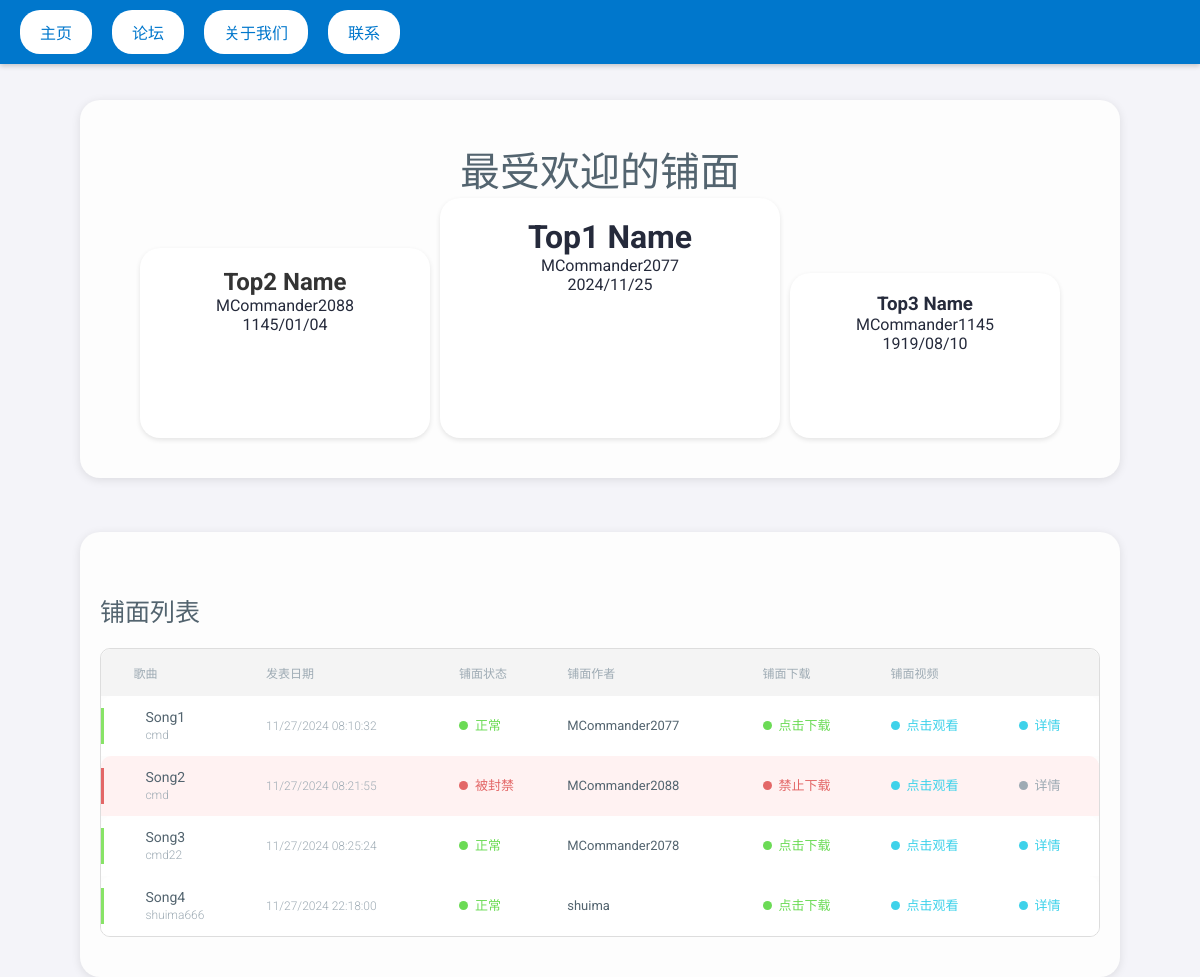
The page / on the database its author committed.
### index/models.py (models this page shows, shortened)
class Level(models.Model):
    status = models.BooleanField(default=True)
    song_name = models.CharField(max_length=200)
    song_author = models.CharField(max_length=200)
    pub_date = models.DateTimeField('date published')
    level_author = models.CharField(max_length=100)
    dl_link = models.CharField(max_length=250)
    vd_link = models.CharField(max_length=250)

### index/views.py (the view)
# urls.py: path('', index, name='index'),
def index(request):
    objects = Level.objects.all()
    posts = []
    for post in objects:
        posts.append(
            {
                'id': post.id,
                'song_name': post.song_name,
                'song_author': post.song_author,
                'pub_date': post.pub_date.strftime('%m/%d/%Y  %H:%M:%S'),
                'status': post.status,
                'level_author': post.level_author,
                'dl_link': post.dl_link,
                'vd_link': post.vd_link,
            }
        )
    context = {
        'date': datetime.date.today(),
        'TOP1': {'title': 'Top1 Name', 'pub_date': '2024/11/25', 'author': 'MCommander2077', 'href': '.'},
        'TOP2': {'title': 'Top2 Name', 'pub_date': '1145/01/04', 'author': 'MCommander2088', 'href': '.'},
        'TOP3': {'title': 'Top3 Name', 'pub_date': '1919/08/10', 'author': 'MCommander1145', 'href': '.'},
        'posts': posts,
    }
    return render(request, "index.html", context)

### templates/index.html (shortened to what this page needs)
{% load static %}
<!DOCTYPE html>
<html lang="en">
<head>
    <link rel="stylesheet" href="{% static 'css/table.css' %}">
    <link rel="stylesheet" href="{% static 'css/index.css' %}">
</head>
<body>
<div class="navbar">
    <button>主页</button>
    <button>论坛</button>
    <button>关于我们</button>
    <button>联系</button>
</div>
<br><br>
<div class="container">
    <div class="popular-section">
        <h1 class="row__title">最受欢迎的铺面</h1>
        <div class="popular-posts">
            <a href="{{ TOP2.href }}" style="text-decoration: none;color: inherit;">
                <div class="post medium">
                    <h2>{{ TOP2.title }}</h2>
                    <p>{{ TOP2.author }}</p>
                    <p>{{ TOP2.pub_date }}</p>
                </div>
            </a>
            <a href="{{ TOP1.href }}" style="text-decoration: none;color: inherit;">
                <div class="post large">
                    <h1>{{ TOP1.title }}</h1>
                    <p>{{ TOP1.author }}</p>
                    <p>{{ TOP1.pub_date }}</p>
                </div>
            </a>
            <a href="{{ TOP3.href }}" style="text-decoration: none;color: inherit;">
                <div class="post small">
                    <h3>{{ TOP3.title }}</h3>
                    <p>{{ TOP3.author }}</p>
                    <p>{{ TOP3.pub_date }}</p>
                </div>
            </a>
        </div>
    </div>
</div>
<br><br><br>
<div class="container">
    <div class="row row--top-40">
        <div class="col-md-12">
            <h2 class="row__subtitle">铺面列表</h2>
        </div>
    </div>
    <div class="row row--top-20">
        <div class="col-md-12">
            <div class="table-container">
                <table class="table">
                    <thead class="table__thead">
                    <tr>
                        <th class="table__th"></th>
                        <th class="table__th">歌曲</th>
                        <th class="table__th">发表日期</th>
                        <th class="table__th">铺面状态</th>
                        <th class="table__th">铺面作者</th>
                        <th class="table__th">铺面下载</th>
                        <th class="table__th">铺面视频</th>
                        <th class="table__th"></th>
                    </tr>
                    </thead>
                    <tbody class="table__tbody">
                    {% for post in posts %}
                        {% if post.status %}
                            <tr class="table-row">
                                <td class="table-row__td">
                                    <div class="table-row--active"></div>
                                </td>
                                {% else %}
                            <tr class="table-row table-row--red">
                            <td class="table-row__td">
                                <div class="table-row--overdue"></div>
                            </td>
                        {% endif %}
                    <td class="table-row__td">
                        <div class="table-row__info">
                            <p class="table-row__name">{{ post.song_name }}</p>
                            <span class="table-row__small">{{ post.song_author }}</span>
                        </div>
                    </td>
                    <td data-column="Policy" class="table-row__td">
                        <div class="">
                            <span class="table-row__small">{{ post.pub_date }}</span>
                        </div>
                    </td>
                    {% if post.status %}
                        <td data-column="Policy status" class="table-row__td">
                            <p class="table-row__p-status status--green status">正常</p>
                        </td>
                    {% else %}
                        <td data-column="Policy status" class="table-row__td">
                            <p class="table-row__p-status status--red status">被封禁</p>
                        </td>
                    {% endif %}
                    <td data-column="Destination" class="table-row__td">
                        {{ post.level_author }}
                    </td>
                    {% if post.dl_link %}
                        {% if post.status %}
                            <td data-column="Status" class="table-row__td">
                                <a href="{{ post.dl_link }}">
                                    <p class="table-row__status status--green status">点击下载</p>
                                </a>
                            </td>
                        {% else %}
                            <td data-column="Status" class="table-row__td">
                                <p class="table-row__status status--red status">禁止下载</p>
                            </td>
                        {% endif %}
                    {% else %}
                        <td data-column="Status" class="table-row__td">
                            <p class="table-row__status status--grey status">暂无下载</p>
                        </td>
                    {% endif %}
                    {% if post.vd_link %}
                        <td data-column="Progress" class="table-row__td">
                            <a href="{{ post.vd_link }}">
                                <p class="table-row__progress status--blue status">点击观看</p>
                            </a>
                        </td>
                    {% else %}
                        <td data-column="Progress" class="table-row__td">
                            <p class="table-row__progress status--grey status">暂无视频</p>
                        </td>
                    {% endif %}
                    {% if post.status %}
                        <td class="table-row__td"><a href="./info/{{ post.id }}">
                            <p class="table-row__progress status--blue status">详情</p></a>
                        </td>
                    {% else %}
                        <td class="table-row__td">
                            <p class="table-row__progress status--grey status">详情</p></a>
                        </td>
                    {% endif %}
                    </tr>
                    {% endfor %}
                </table>
            </div>
        </div>
    </div>
</div>
</body>
</html>

### static/css/table.css (style rules this page uses)
* { margin: 0; padding: 0; font-family: 'Roboto', sans-serif; }
html, body { display: table; height: 100%; width: 100%; color: #252a3b; background-color: #f8f8f8; }
.row__title { color: #53646f; font-weight: 400; font-size: 40px; margin: 0; }
.row__subtitle { color: #53646f; font-weight: 400; font-size: 25px; margin: 0; }
.row--top-40 { margin-top: 40px; }
.row--top-20 { margin-top: 20px; }
.table__th { color: #9eabb4; font-weight: 500; font-size: 12px; text-transform: uppercase; cursor: pointer; border: 0 !important; padding: 15px 8px !important; }
.table-row { border-bottom: 1px solid #e4e9ea; background-color: #fff; }
.table-row__td { padding: 12px 8px !important; vertical-align: middle !important; color: #53646f; font-size: 13px; font-weight: 400; position: relative; line-height: 18px !important; border: 0 !important; }
.table-row__info { display: inline-block; padding-left: 12px; vertical-align: middle; }
.table-row__name { color: #53646f; font-size: 14px; font-weight: 400; line-height: 18px; margin-bottom: 0px; }
.table-row__small { color: #9eabb4; font-weight: 300; font-size: 12px; }
.table-row__p-status { margin-bottom: 0; font-size: 13px; vertical-align: middle; display: inline-block; color: #9eabb4; }
.table-row__status { margin-bottom: 0; font-size: 13px; vertical-align: middle; display: inline-block; color: #9eabb4; }
.table-row__progress { margin-bottom: 0; font-size: 13px; vertical-align: middle; display: inline-block; color: #9eabb4; }
.status:before { content: ''; margin-bottom: 0; width: 9px; height: 9px; display: inline-block; margin-right: 7px; border-radius: 50%; }
.status--red:before { background-color: #e36767; }
.status--red { color: #e36767; }
.status--blue:before { background-color: #3fd2ea; }
.status--blue { color: #3fd2ea; }
.status--green { color: #6cdb56; }
.status--green:before { background-color: #6cdb56; }
.status--grey { color: #9eabb4; }
.status--grey:before { background-color: #9eabb4; }
.table-row--overdue { width: 3px; background-color: #e36767; display: inline-block; position: absolute; height: calc(100% - 24px); top: 50%; left: 0; transform: translateY(-50%); }
.table-row--active { width: 3px; background-color: #88e367; display: inline-block; position: absolute; height: calc(100% - 24px); top: 50%; left: 0; transform: translateY(-50%); }
.table-row--red { background-color: #fff2f2; }

### static/css/index.css (style rules this page uses)
body { font-family: Arial, sans-serif; margin: 0; padding: 0; background-color: #f4f4f9; }
.navbar { display: flex; justify-content: left; align-items: center; background-color: #0077cc; padding: 10px; box-shadow: 0 2px 5px rgba(0, 0, 0, 0.2); }
.navbar button { background-color: #ffffff; color: #0077cc; border: none; padding: 10px 20px; margin: 0 10px; border-radius: 20px; cursor: pointer; font-size: 16px; }
.popular-section { margin: 20px; text-align: center; }
.popular-section h2 { color: #333333; }
.popular-posts { display: flex; justify-content: center; align-items: flex-end; gap: 10px; }
.post { background-color: #ffffff; border-radius: 20px; padding: 20px; text-align: center; box-shadow: 0 2px 5px rgba(0, 0, 0, 0.1); }
.post.large { width: 300px; height: 200px; }
.post.medium { width: 250px; height: 150px; }
.post.small { width: 230px; height: 125px; }
.container { width: calc(100% - 200px); margin: 0 auto; border-radius: 20px; background-color: #fdfdfd; padding: 20px; box-shadow: 0 2px 10px rgba(0, 0, 0, 0.1); }
table { width: 100%; border-collapse: separate; border-spacing: 0; margin: 20px 0; font-size: 16px; text-align: left; border: 1px solid #ddd; border-radius: 10px; overflow: hidden; }
th, td { padding: 10px 15px; border-bottom: 1px solid #ddd; }
th { background-color: #f4f4f4; font-weight: bold; }
tr:last-child td { border-bottom: none; }
td:first-child, th:first-child { border-top-left-radius: 10px; }
td:last-child, th:last-child { border-top-right-radius: 10px; }

### rows shown on the page
Level: author "MCommander2088", song_name "Song2", song_author "cmd", level_author "MCommander2088"
Level: author "MCommander2077", song_name "Song1", song_author "cmd", level_author "MCommander2077"
Level: song_name "Song3", song_author "cmd22", level_author "MCommander2078"
Level: song_name "Song4", song_author "shuima666", level_author "shuima"

### other values the page prints
{{ TOP2.title }} "Top2 Name"
{{ TOP2.pub_date }} "1145/01/04"
{{ TOP1.title }} "Top1 Name"
{{ TOP1.pub_date }} "2024/11/25"
{{ TOP3.title }} "Top3 Name"
{{ TOP3.author }} "MCommander1145"
{{ TOP3.pub_date }} "1919/08/10"
{{ post.pub_date }} "11/27/2024 08:10:32" "11/27/2024 08:21:55" "11/27/2024 08:25:24" "11/27/2024 22:18:00"
